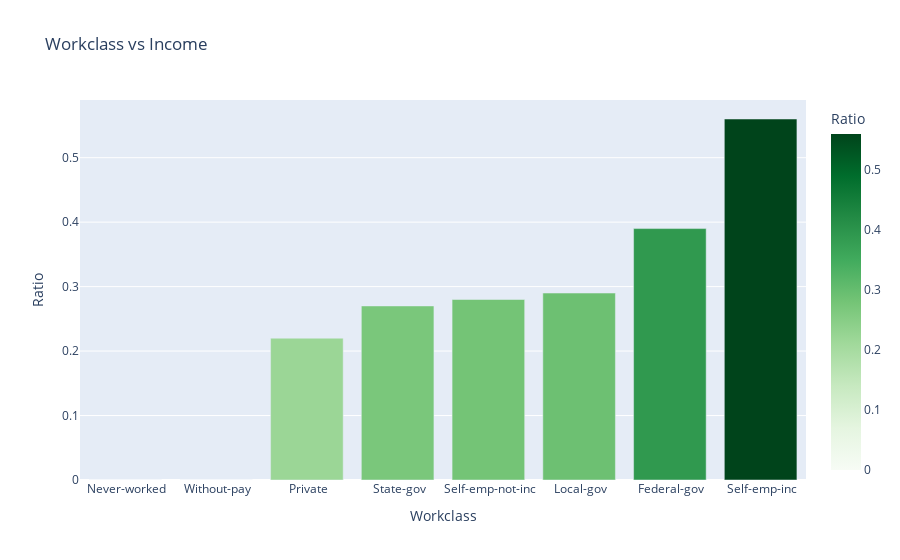

Notebook source saved alongside this figure:
### Markdown cell above
##### Workclasses vs Income

### Code cell
incomeWorkclass = pd.DataFrame(df_original.groupby('workclass').income.value_counts())
incomeWorkclass = incomeWorkclass.unstack()
incomeWorkclass = incomeWorkclass.drop([' ?'])
incomeWorkclass = incomeWorkclass.fillna(0)
incomeWorkclass['Ratio'] = round(incomeWorkclass['count',' >50K'] / (incomeWorkclass['count',' >50K']+incomeWorkclass['count',' <=50K']),2)
incomeWorkclass['Workclass'] = incomeWorkclass.index
incomeWorkclass = incomeWorkclass.droplevel('income',axis=1)
incomeWorkclass = incomeWorkclass.sort_values('Ratio')

fig = px.bar(pd.DataFrame(incomeWorkclass),
             x='Workclass',
             y='Ratio',
             color='Ratio',
             color_continuous_scale="greens",
             title='Workclass vs Income')
fig.show()

### Figure 1 — Plotly figure (JSON) as saved in the notebook; plotly's stock layout.template omitted (floating-point values rounded to 4 significant figures)
{"data": [{"alignmentgroup": "True", "hovertemplate": "Workclass=%{x}<br>Ratio=%{marker.color}<extra></extra>", "legendgroup": "", "marker": {"color": [0, 0, 0.22, 0.27, 0.28, 0.29, 0.39, 0.56], "coloraxis": "coloraxis", "pattern": {"shape": ""}}, "name": "", "offsetgroup": "", "orientation": "v", "showlegend": false, "textposition": "auto", "type": "bar", "x": [" Never-worked", " Without-pay", " Private", " State-gov", " Self-emp-not-inc", " Local-gov", " Federal-gov", " Self-emp-inc"], "xaxis": "x", "y": [0, 0, 0.22, 0.27, 0.28, 0.29, 0.39, 0.56], "yaxis": "y"}], "layout": {"barmode": "relative", "coloraxis": {"colorbar": {"title": {"text": "Ratio"}}, "colorscale": [[0, "rgb(247,252,245)"], [0.125, "rgb(229,245,224)"], [0.25, "rgb(199,233,192)"], [0.375, "rgb(161,217,155)"], [0.5, "rgb(116,196,118)"], [0.625, "rgb(65,171,93)"], [0.75, "rgb(35,139,69)"], [0.875, "rgb(0,109,44)"], [1, "rgb(0,68,27)"]]}, "legend": {"tracegroupgap": 0}, "title": {"text": "Workclass vs Income"}, "xaxis": {"anchor": "y", "domain": [0, 1], "title": {"text": "Workclass"}}, "yaxis": {"anchor": "x", "domain": [0, 1], "title": {"text": "Ratio"}}}}
